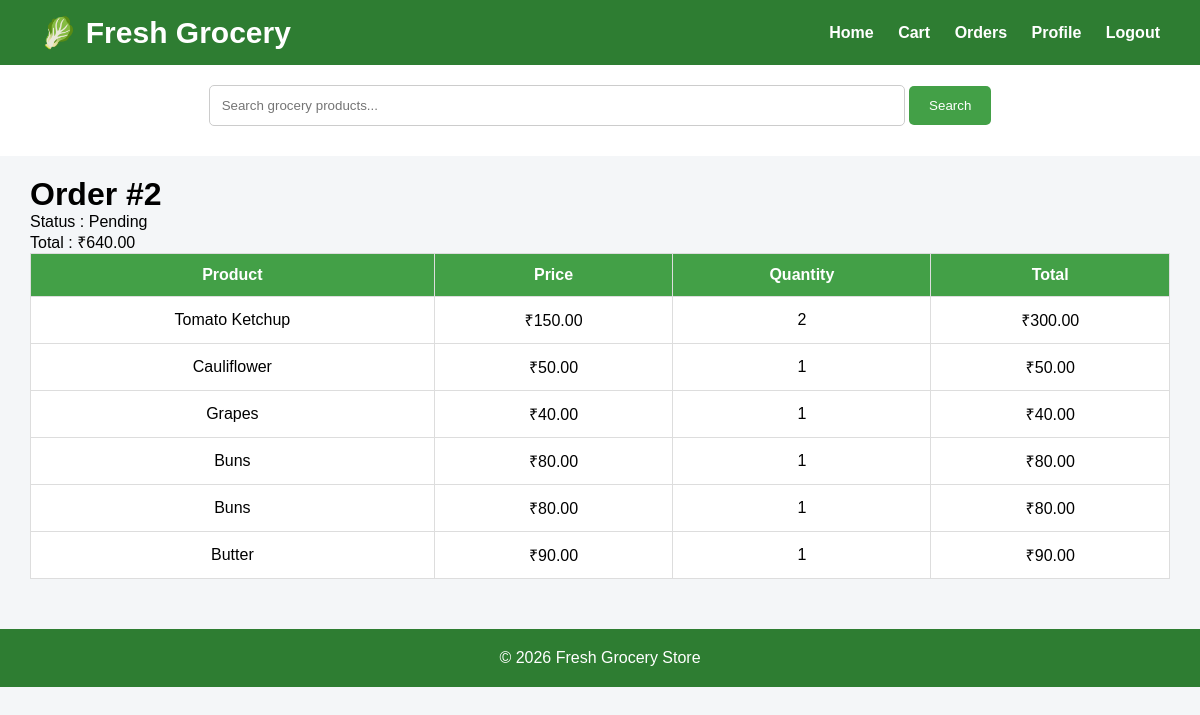
Page /orders/2/ (signed in) on the committed database.
### groce/models.py (models this page shows, shortened)
class Order(models.Model):
    STATUS = (
        ('Pending', 'Pending'),
        ('Packed', 'Packed'),
        ('Shipped', 'Shipped'),
        ('Delivered', 'Delivered'),
    )
    user = models.ForeignKey(
        User,
        on_delete=models.CASCADE
    )
    name = models.CharField(max_length=100)
    phone = models.CharField(max_length=15)
    address = models.TextField()
    city = models.CharField(max_length=100)
    pincode = models.CharField(max_length=10)
    total = models.DecimalField(max_digits=10, decimal_places=2)
    status = models.CharField(
        max_length=20,
        choices=STATUS,
        default='Pending'
    )
    ordered_at = models.DateTimeField(auto_now_add=True)

class OrderItem(models.Model):
        order = models.ForeignKey(
            Order,
            on_delete=models.CASCADE,
            related_name="items"
        )
        product = models.ForeignKey(
            Product,
            on_delete=models.CASCADE
        )
        quantity = models.PositiveIntegerField(default=1)
        price = models.DecimalField(max_digits=10, decimal_places=2)
        def subtotal(self):
            return self.price * self.quantity

class Product(models.Model):
    category = models.ForeignKey(Category,on_delete=models.CASCADE)
    name=models.CharField(max_length=200)
    image=models.ImageField(upload_to='products/')
    price=models.DecimalField(max_digits=8,decimal_places=2)
    description=models.TextField()
    stock=models.PositiveIntegerField(default=1)
    available = models.BooleanField(default=True)
    created = models.DateTimeField(auto_now_add=True)
    class Meta:
        ordering = ['name']

### groce/views.py (the view)
# urls.py: path("orders/<int:id>/", views.order_detail, name="order_detail"),
@login_required
def order_detail(request, id):
    order = get_object_or_404(
        Order,
        id=id,
        user=request.user
    )
    items = order.items.all()
    return render(
        request,
        "order_detail.html",
        {
            "order": order,
            "items": items
        }
    )

### groce/templates/order_detail.html
{% extends 'base.html' %}
{% block content %}
<h1>Order #{{ order.id }}</h1>
<p>Status : {{ order.status }}</p>
<p>Total : ₹{{ order.total }}</p>
<table class="cart-table">
<tr>
<th>Product</th>
<th>Price</th>
<th>Quantity</th>
<th>Total</th>
</tr>
{% for item in items %}
<tr>
<td>{{ item.product.name }}</td>
<td>₹{{ item.price }}</td>
<td>{{ item.quantity }}</td>
<td>₹{{ item.subtotal }}</td>
</tr>
{% endfor %}
</table>
{% endblock %}

### groce/static/css/style.css (style rules this page uses)
* { margin:0; padding:0; box-sizing:border-box; }
body { font-family:Arial, Helvetica, sans-serif; background:#f4f6f8; }
.cart-table { width:100%; border-collapse:collapse; background:white; }
.cart-table th { background:#43a047; color:white; }
.cart-table td, .cart-table th { border:1px solid #ddd; padding:12px; text-align:center; }
table { width:100%; }
table td { padding:10px; }

### rows in the picture
Order: id "2", status "Pending", total "640.00"
OrderItem: product.name "Tomato Ketchup", price "150.00", quantity "2", subtotal "300.00"
OrderItem: product.name "Cauliflower", price "50.00", quantity "1", subtotal "50.00"
OrderItem: product.name "Grapes", price "40.00", quantity "1", subtotal "40.00"
OrderItem: product.name "Buns", price "80.00", quantity "1", subtotal "80.00"
OrderItem: product.name "Buns", price "80.00", quantity "1", subtotal "80.00"
OrderItem: product.name "Butter", price "90.00", quantity "1", subtotal "90.00"
